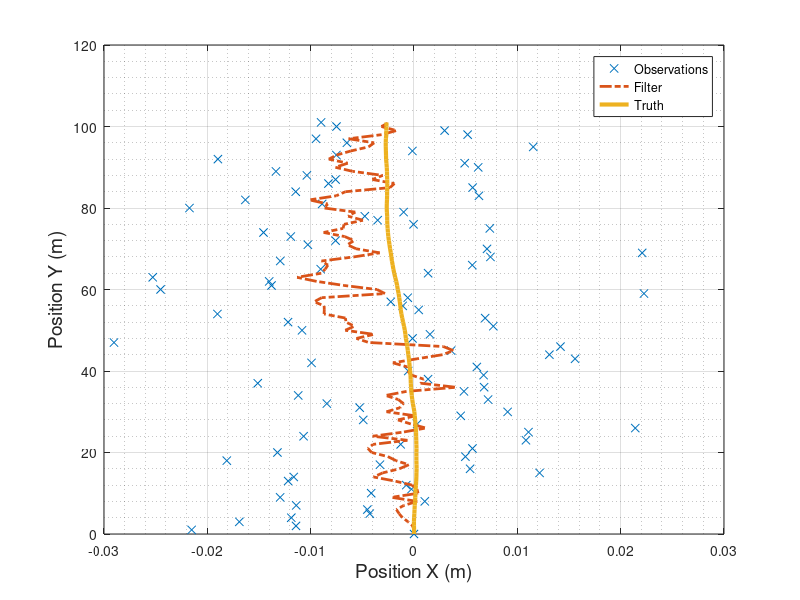
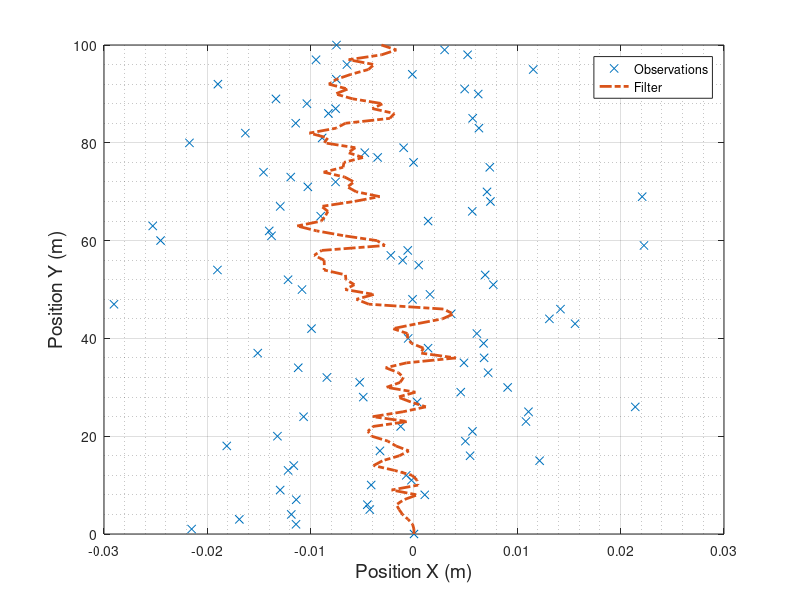

Recreate these plots in MATLAB, in order.
%% truckModel.m
x0 = [0; 0; 0; 1;];
dt = 1;%s
times = 0:dt:100;


Fk = [1 0 1 0; 0 1 0 1;0 0 dt 0;0 0 0 dt];
Hk = [1 0 0 0; 0 1 0 0; 0 0 0 0; 0 0 0 0];

Xk = x0;
Yk = Hk * Xk;

Qk = 1e-5;
Rk = .01;

Xhat = x0;
Ek = zeros(4,4);
Sk = zeros(4,4);
Kk = ones(4,1);

noiseVecProcess = normrnd(0,Qk,4,length(times));
noiseVecSensor = normrnd(0,Rk,2,length(times));

%% Main Loop:
for i = 1:length(times)
    Wk1 = noiseVecProcess(:,i);
    Zk = [noiseVecSensor(:,i);0;0];
    
    Xk(:,end+1) = Fk * Xk(:,end) + Wk1;%Ground Truth
    Yk(:,end+1) = Hk * Xk(:,end) + Zk; %Simulated Observations

    % Prediction
    Xhat(:,end+1) = Fk * Xhat(:,end);
    Ek = Fk * Ek * (Fk.') + Qk;

    % Update
    Ik = Yk(:,end) - Hk*Xhat(:,end); %Innovation
    Sk = Hk*Ek*(Hk.') + Sk; %Innovation Covar
    Kk = Ek*(Hk.')*(inv(Rk)); %Kalman Gain
    
    Xhat(:,end) = Xhat(:,end) + Kk*Ik; %Update estimated X
    Ek = ((eye(length(Xhat(:,end)))) - Kk*Hk)*Ek; 
end
%% Plotting

figure();

plot(Yk(1,:),Yk(2,:),'x'); hold on;
plot(Xhat(1,:),Xhat(2,:),'-.','LineWidth',2); plot(Xk(1,:),Xk(2,:),'-','LineWidth',3)
grid on; grid minor; hold off; 
colormap winter
legend('Observations','Filter','Truth');
xlabel('Position X (m)','FontSize',14);ylabel('Position Y (m)','FontSize',14);

figure();
    
for i = 1:length(times)
    
    
    plot(Yk(1,1:i),Yk(2,1:i),'x'); hold on;
    plot(Xhat(1,1:i),Xhat(2,1:i),'-.','LineWidth',2); %plot(Xk(1,1:i),Xk(2,1:i),'o','LineWidth',3)
    hold off;
    
    grid on; grid minor;
    colormap winter
    legend('Observations','Filter');    
    xlabel('Position X (m)','FontSize',14);ylabel('Position Y (m)','FontSize',14);
    
    drawnow()
    pause(.001)
end


